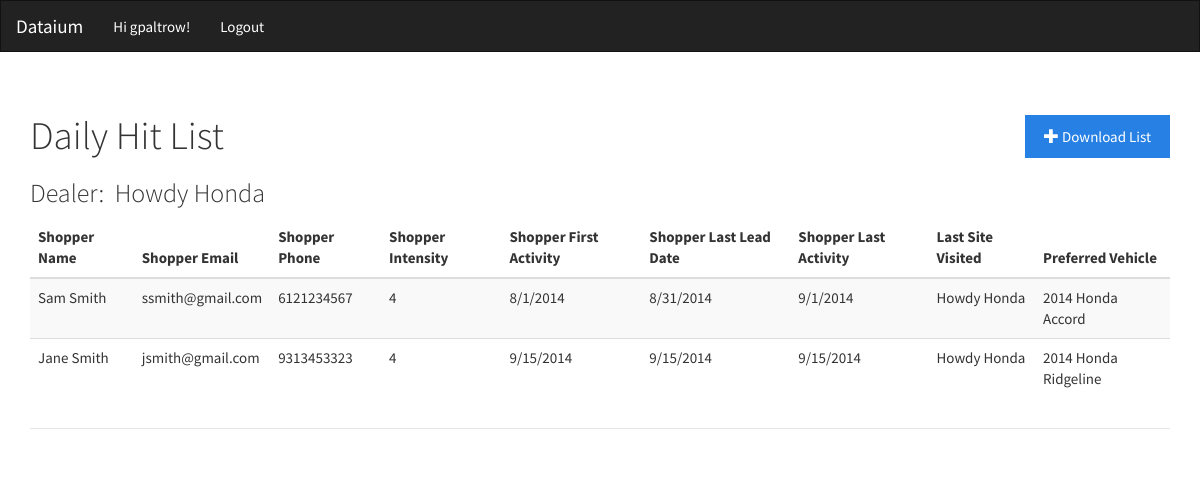
The app's page /reports/site/dhl/ (signed in) with its own data.
### reports/models.py (models this page shows, shortened)
class Dealer(models.Model):
   dealername = models.CharField(verbose_name='Dealer Name',max_length=128)
   dealercity = models.CharField(verbose_name='Dealer City',max_length=50)
   dealerstate = models.CharField(verbose_name='Dealer State',max_length=20)
   dealermainwebsite = models.CharField(verbose_name='Dealer Main Site',max_length=50)
   dma = models.ForeignKey(DataiumDMA, related_name='DMA')
   dealerdma = models.CharField(verbose_name='DMA Description',max_length=50)
   dealerlat = models.DecimalField(verbose_name = 'Dealer Latitude',max_digits=10,decimal_places=6,null=True)
   dealerlong = models.DecimalField(verbose_name='Dealer Longitude',max_digits=10,decimal_places=6,null=True)
   dealerinactive = models.CharField(verbose_name='Dealer Inactive',max_length=3,null=True,default='N')
   dealerdeleted = models.CharField(verbose_name='Dealer Deleted',max_length=3,null=True,default='N')
   dealercreatedate = models.DateTimeField(verbose_name='Dealer Created On',auto_now_add=True,null=True)
   dealerupdatedate = models.DateTimeField(verbose_name='Dealer Updated On',auto_now=True,null=True)
   class Meta:
        verbose_name = "Dealer"

class DealerDailyHitList(models.Model):
   dealersite = models.ForeignKey(DealerSite)
   full_name=models.CharField(max_length=100,verbose_name='Shopper Full Name',null=True,blank=True)
   shopper_email=models.CharField(max_length=100,verbose_name='Shopper Email',null=True,blank=True)
   shopper_phone=models.CharField(max_length=20,verbose_name='Shopper Phone',null=True,blank=True)
   shopper_intensity=models.IntegerField(max_length=10,verbose_name='Shopper Intensity',null=True,blank=True)
   shopper_first_activity=models.CharField(max_length=20,verbose_name='Shopper First Activity',null=True,blank=True)
   shopper_last_lead_date=models.CharField(max_length=20,verbose_name='Shopper Last Lead Date',null=True,blank=True)
   shopper_last_activity=models.CharField(max_length=20,verbose_name='Shopper Last Activity Date',null=True,blank=True)
   shopper_last_site = models.CharField(max_length=50,verbose_name='Shopper Last Site Visited',null=True,blank=True)
   shopper_preferred_vehicle = models.CharField(max_length=50,verbose_name='Shopper Preferred Vehicle',null=True,blank=True)
   hitlistinactive = models.CharField(verbose_name='Daily Hit List Inactive',default='N',null=True,max_length=3)
   hitlistdeleted = models.CharField(verbose_name='Daily Hit List Deleted',max_length=3,null=True,default='N')
   hitlistcreatedate = models.DateTimeField(verbose_name='Daily Hit List Created On',auto_now_add=True,null=True)
   hitlistupdatedate = models.DateTimeField(verbose_name='Daily Hit List Updated On',auto_now=True,null=True)
   class Meta:
       verbose_name="Daily Hit List"

### reports/views.py (the view)
@login_required
def user_dhl(request):
    user_id = request.user.id
    try:
        dealeruser = User.objects.get(id=user_id,userprofile__wants_dailyhitlist=True,userprofile__dealer__dealerinactive='N',userprofile__dealer__dealerdeleted='N')
        dhldealer = dealeruser.userprofile.dealer
        dhldealersite = DealerSite.objects.get(dealer = dhldealer)
        dhlleads = DealerDailyHitList.objects.filter(dealersite=dhldealersite)
    except ObjectDoesNotExist:
        print 'User id requested does not exist or is not subscribed to dhl'
        raise Http404
    return render_to_response('userdhl.html',locals(),context_instance=RequestContext(request))

### mothra/templates/userdhl.html
{% extends 'dhlbase.html' %}
{% block dhlleads %}
            {% for row in dhlleads %}
            <tr>
               <td>{{row.full_name}}</td>
               <td>{{row.shopper_email}}</td>
               <td>{{row.shopper_phone}}</td>
               <td>{{row.shopper_intensity}}</td>
               <td>{{row.shopper_first_activity}}</td>
               <td>{{row.shopper_last_lead_date}}</td>
               <td>{{row.shopper_last_activity}}</td>
               <td>{{row.shopper_last_site}}</td>
               <td>{{row.shopper_preferred_vehicle}}</td>
            </tr>
            {% endfor %}
{% endblock %}

### mothra/templates/dhlbase.html (shortened to what this page needs)
{% load staticfiles %}
<!DOCTYPE html>
<html lang="en">
  <head>
  <link rel="stylesheet" type="text/css"
                  href="{% static "bootstrap/css/bootstrap.min.css" %}">
  </head>
  <body>
{% if user.is_authenticated %}
<nav class="navbar navbar-default" role="navigation">
  <div class="container-fluid">
    <div class="navbar-header">
      <a class="navbar-brand" href="#">Dataium</a>
    </div>
    <div class="collapse navbar-collapse" id="bs-example-navbar-collapse-1">
      <ul class="nav navbar-nav">
      <ul class="nav navbar-nav navbar-right">
        <li><a href="#">Hi {{ user.username }}!</a></li>
        <li><a href="{% url 'logout' %}">Logout</a></li>
      </ul>
    </div>
  </div>
</nav>
{% endif %}
    <div class="container">
        <div class="page-header">
          {% if user.is_authenticated %}
            <div class="pull-right btn-group">
<a href="#" class="btn btn-primary"><span class="glyphicon glyphicon-plus"></span> Download List</a>
            </div>
          <h1 id="navbar">Daily Hit List</h1>
          <h3>Dealer:&nbsp;&nbsp;{{dhldealer.dealername}}</h3>
              <table class="table table-striped table-hover ">
  		<thead>
    			<tr>
      				<th>Shopper Name</th>
      				<th>Shopper Email</th>
      				<th>Shopper Phone</th>
                                <th>Shopper Intensity</th>
                                <th>Shopper First Activity</th>
                                <th>Shopper Last Lead Date</th>
                                <th>Shopper Last Activity</th>
                                <th>Last Site Visited</th>
                                <th>Preferred Vehicle</th>
    			</tr>
  		</thead>
  		<tbody>
    			{% block dhlleads %}{% endblock %}
                </tbody>
               </table>
        {% endif %}
        </div>
    </div>
  </body>
</html>

### records on screen
Dealer: dealername "Howdy Honda"
DealerDailyHitList: full_name "Sam Smith", shopper_email "ssmith@gmail.com", shopper_phone "6121234567", shopper_intensity "4", shopper_first_activity "8/1/2014", shopper_last_lead_date "8/31/2014", shopper_last_activity "9/1/2014", shopper_last_site "Howdy Honda", shopper_preferred_vehicle "2014 Honda Accord"
DealerDailyHitList: full_name "Jane Smith", shopper_email "jsmith@gmail.com", shopper_phone "9313453323", shopper_intensity "4", shopper_first_activity "9/15/2014", shopper_last_lead_date "9/15/2014", shopper_last_activity "9/15/2014", shopper_last_site "Howdy Honda", shopper_preferred_vehicle "2014 Honda Ridgeline"

### other values on screen
{{ user.username }} "gpaltrow"
